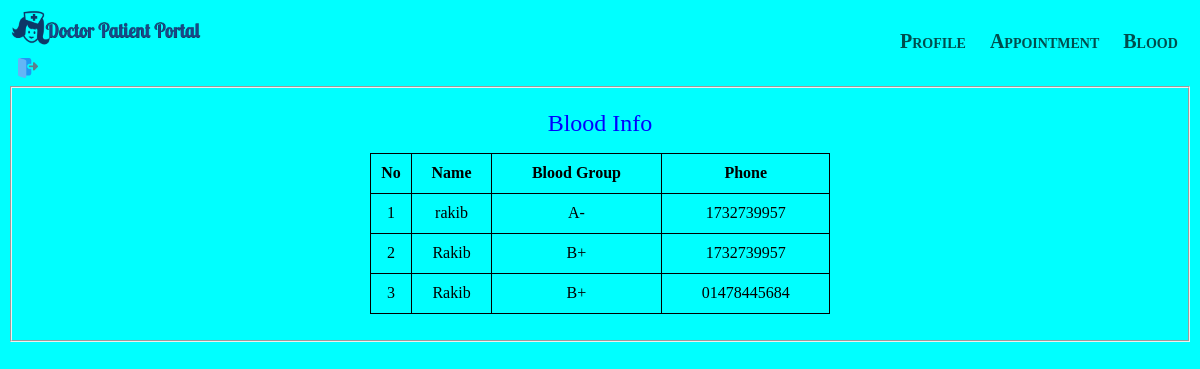
Page /viewBlood.php on the committed database.
### tables this page shows
CREATE TABLE `donateblood` (
  `id` int(10) NOT NULL,
  `name` varchar(50) NOT NULL,
  `bGroup` varchar(50) NOT NULL,
  `phone` varchar(50) NOT NULL
);

### models/db_config.php (called while the page is built, shortened)
<?php
 $db_server="localhost";
 $db_uname="root";
 $db_pass="";
 $db_name="dpportal";
 function get($query){
    global $db_server,$db_uname,$db_pass,$db_name;
    $conn=mysqli_connect($db_server,$db_uname,$db_pass,$db_name);
    $data=array();
    if ($conn){
        $result=mysqli_query($conn,$query);
        while($row=mysqli_fetch_assoc($result)){
            $data[]=$row;
        }
    }
    return $data;
}
?>

### controllers/login_controller.php (called while the page is built, shortened)
<?php
    include 'models/db_config.php';
	function getBlood(){
		$query= "select * from donateblood";
		$rs= get($query);
		return $rs;
	}
?>

### viewBlood.php (the view, shortened to what this page needs)
<?php
     require_once 'patientHeader.php';
    require_once 'controllers/login_controller.php';
	$blood=getBlood();
?>
<html>
<head>
</head>
    <body>
        <fieldset>
            <p align="middle"><font color="blue" size="5">Blood Info</font></p>
            <p align="middle">
			<table border="1">
			<tr>
                <th>No</th>
                <th>Name</th>
				<th>Blood Group</th>
				<th>Phone</th>
              </tr>
                <?php
				$i = 1;
				foreach($blood as $p){
					echo "<tr>";
						echo "<td align='center'>$i</td>";
						echo "<td align='center'>".$p["name"]."</p>";
						echo "<td align='center'>".$p["bGroup"]."</p>";
						echo "<td align='center'>".$p["phone"]."</p>";
					echo "</tr>";
					$i++;
				}
			?>
        </fieldset>
    </body>
</html>

### viewBlood.php (style rules this page uses)
table, td, th { border: 1px solid black; }
table { border-collapse: collapse; width: 40%; }
th { height: 40px; }
td { height: 40px; }

### rows in the picture
donateblood: name "rakib", bGroup "A-", phone "1732739957"
donateblood: name "Rakib", bGroup "B+", phone "1732739957"
donateblood: name "Rakib", bGroup "B+", phone "01478445684"
